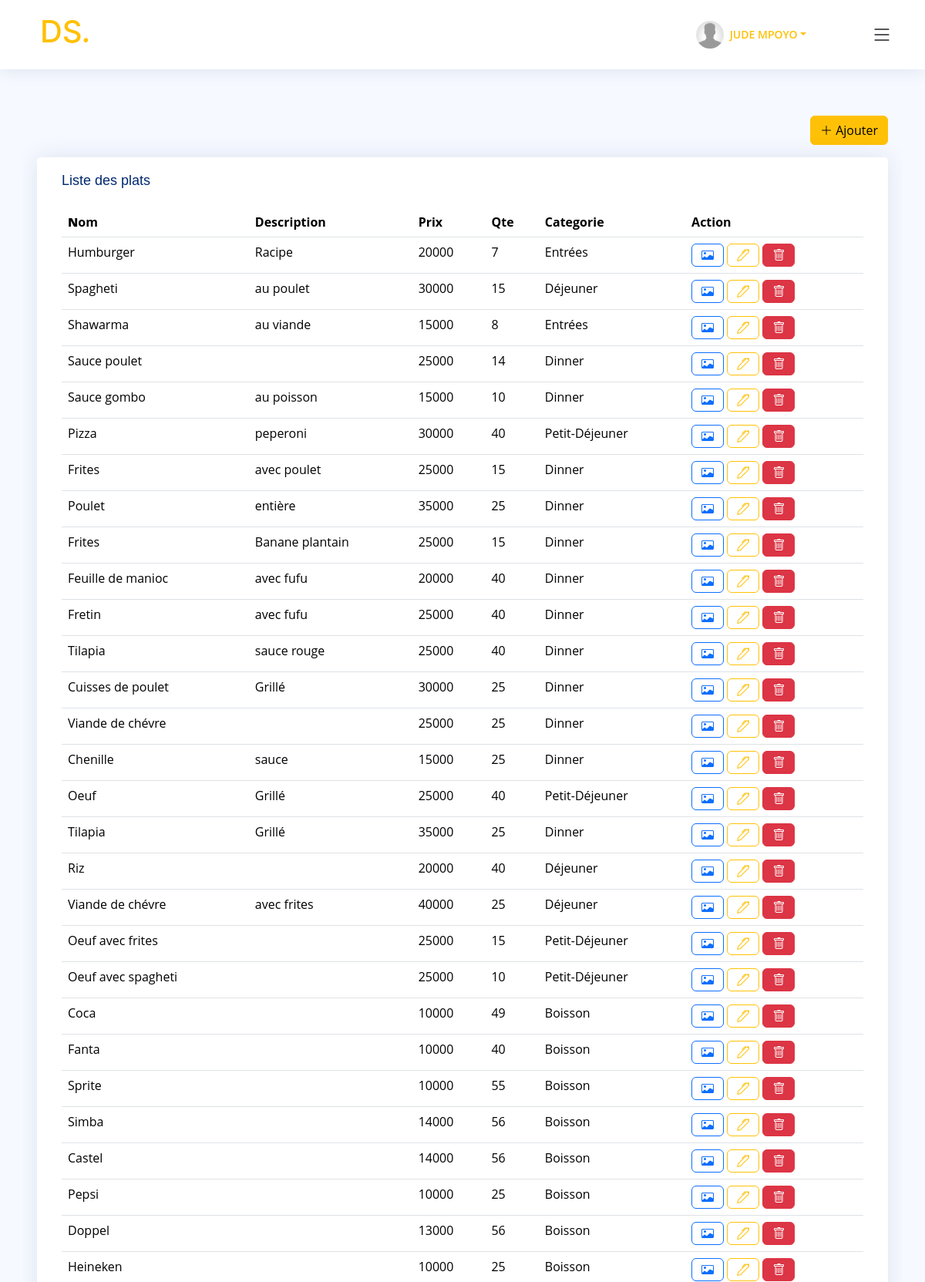
/?page=admin&souspage=plats (signed in, upper part), run on the app's committed database.
### tables this page shows
CREATE TABLE IF NOT EXISTS `utilisateur` (
  `id` int NOT NULL AUTO_INCREMENT,
  `nom` varchar(50) NOT NULL,
  `sexe` varchar(10) NOT NULL,
  `email` varchar(80) NOT NULL,
  `motdepasse` varchar(255) NOT NULL,
  `estAdmin` tinyint(1) NOT NULL DEFAULT '0',
  `telephone` varchar(22) NOT NULL,
  `avatar` varchar(255) NOT NULL DEFAULT 'default.gif',
  `creerLe` datetime NOT NULL DEFAULT CURRENT_TIMESTAMP,
  `modifierLe` datetime DEFAULT NULL,
  PRIMARY KEY (`id`)
);

CREATE TABLE IF NOT EXISTS `plat` (
  `idPlat` int NOT NULL AUTO_INCREMENT,
  `nom` varchar(40) NOT NULL,
  `description` varchar(255) NOT NULL,
  `prix` double(10,2) NOT NULL,
  `qte` int NOT NULL,
  `idCategorie` int NOT NULL,
  PRIMARY KEY (`idPlat`),
  KEY `idCategorie` (`idCategorie`)
);

CREATE TABLE IF NOT EXISTS `categorie` (
  `idCategorie` int NOT NULL AUTO_INCREMENT,
  `nom` varchar(30) NOT NULL,
  `description` varchar(80) NOT NULL,
  `image` varchar(255) NOT NULL,
  PRIMARY KEY (`idCategorie`)
);

### _classes/Db.php (called while the page is built, shortened)
<?php
class Db
{
    private $host = DATABASE_HOST;
    private $user = DATABASE_USER;
    private $password = DATABASE_PASSWORD;
    private $dbname = DATABASE_NAME;
    private $dbh;
    private $stmt;
    public function __construct()
    {
        $dsn = 'mysql:host=' . $this->host . ';dbname=' . $this->dbname;
        $option = [
            PDO::ATTR_PERSISTENT => true,
            PDO::ATTR_ERRMODE => PDO::ERRMODE_EXCEPTION
        ];
        try {
            $this->dbh = new PDO($dsn, $this->user, $this->password, $option);
        } catch (PDOException $e) {
            $this->error = $e->getMessage();
            echo $this->error;
        }
    }
    public function query($sql)
    {
        $this->stmt = $this->dbh->prepare($sql);
    }
    public function bind($param, $value, $type = null)
    {
        if (is_null($type)) {
            switch (true) {
                case is_int($value):
                    $type = PDO::PARAM_INT;
                    break;
            }
        }
        $this->stmt->bindValue($param, $value, $type);
    }
    public function execute()
    {
        return $this->stmt->execute();
    }
    public function resultSet()
    {
        $this->execute();
        return $this->stmt->fetchAll(PDO::FETCH_OBJ);
    }
    public function single()
    {
        $this->execute();
        return $this->stmt->fetch(PDO::FETCH_OBJ);
    }
    public function rowCount()
    {
        return $this->stmt->rowCount();
    }
}

### models/admin_model.php (called while the page is built, shortened)
<?php
$init = new User();
$initCategorie = new Categorie();
$initPlat = new Plat();

### _classes/User.php (called while the page is built, shortened)
<?php
class User
{
    private $userModel;
    public function __construct()
    {
        $this->userModel = new UserModel();
    }
    public function donneesUtilisateur()
    {
        if (isset($_SESSION["id"])) {
            return $this->userModel->obtenirDonneesUtilisateurParId($_SESSION["id"]);
        }
    }
}

### _classes/UserModel.php (called while the page is built, shortened)
<?php
class UserModel
{
    protected $db;
    public function __construct()
    {
        $this->db = new Db();
    }
    public function tousLesUtilisateurs()
    {
        $this->db->query('SELECT * FROM utilisateur');
        $row = $this->db->resultSet();
        if ($this->db->rowCount() > 0) {
            return $row;
        } else {
            return false;
        }
    }
    public function obtenirDonneesUtilisateurParId($id)
    {
        $this->db->query('SELECT * FROM utilisateur WHERE id =:id');
        $this->db->bind(':id', $id);
        $row = $this->db->single();
        if ($this->db->rowCount() > 0) {
            return $row;
        } else {
            return false;
        }
    }
}

### _classes/Plat.php (called while the page is built, shortened)
<?php
class Plat
{
    private $PlatModel;
    public function __construct()
    {
        $this->PlatModel = new PlatModel();
    }
    public function afficherToutesPlat()
    {
        return $this->PlatModel->afficherToutesPlat();
    }
}

### _classes/PlatModel.php (called while the page is built, shortened)
<?php
class PlatModel
{
    protected $db;
    public function __construct()
    {
        $this->db = new Db();
    }
    public function afficherToutesPlat()
    {
        $this->db->query('SELECT * FROM plat');
        $row = $this->db->resultSet();
        if ($this->db->rowCount() > 0) {
            return $row;
        } else {
            return false;
        }
    }
}

### controllers/admin_controller.php (called while the page is built, shortened)
<?php
$tousLesPlats = $initPlat->afficherToutesPlat();

### _classes/Categorie.php (called while the page is built, shortened)
<?php
class Categorie
{
    private $CategorieModel;
    public function __construct()
    {
        $this->CategorieModel = new CategorieModel();
    }
    public function afficherCategorie($id)
    {
        return $this->CategorieModel->afficherCategorie($id);
    }
}

### _classes/CategorieModel.php (called while the page is built, shortened)
<?php
class CategorieModel
{
    protected $db;
    public function __construct()
    {
        $this->db = new Db();
    }
    public function afficherCategorie($id)
    {
        $this->db->query('SELECT * FROM categorie WHERE idCategorie=:id');
        $this->db->bind(":id", $id);
        $row = $this->db->single();
        if ($this->db->rowCount() > 0) {
            return $row;
        } else {
            return false;
        }
    }
    public function afficherToutesCategorie()
    {
        $this->db->query('SELECT * FROM categorie');
        $row = $this->db->resultSet();
        if ($this->db->rowCount() > 0) {
            return $row;
        } else {
            return false;
        }
    }
}

### views/admin/plats.php (the view, shortened to what this page needs)
<div class="col-lg-12 col-12 mb-5">
    <div class="row mb-3 justify-content-end">
        <a href="?page=<?= $page ?>&souspage=plats&action=plats&sousaction=add" class="btn btn-warning w-auto"><i class="bi bi-plus-lg"></i> Ajouter</a>
    </div>
    <div class="row">
        <div class="card">
            <div class="card-body">
                <h5 class="card-title">Liste des plats</h5>
                <div class="table-responsive p-0">
                    <table class="table display" id="tableplat">
                        <thead>
                            <tr>
                                <th>
                                    <b>N</b>om
                                </th>
                                <th>Description</th>
                                <th>Prix</th>
                                <th>Qte</th>
                                <th>Categorie</th>
                                <th class="action">Action</th>
                            </tr>
                        </thead>
                        <tbody>
                            <?php foreach ($tousLesPlats  as $plat) : ?>
                                <tr>
                                    <td><?= $plat->nom ?></td>
                                    <td><?= $plat->description ?></td>
                                    <td><?= $plat->prix ?></td>
                                    <td><?= $plat->qte ?></td>
                                    <td>
                                        <?php
                                        $categorie = $initCategorie->afficherCategorie($plat->idCategorie);
                                        if (!empty($categorie)) echo $categorie->nom;
                                        else echo $plat->idCategorie;
                                        ?>
                                    </td>
                                    <td>
                                        <a href="?page=<?= $page ?>&souspage=plats&action=imagePlat&idPlat=<?= $plat->idPlat ?>" class="btn btn-outline-primary"><i class="bi bi-card-image"></i> </a>
                                        <a href="?page=<?= $page ?>&souspage=plats&action=plats&idPlat=<?= $plat->idPlat ?>&sousaction=edit" class="btn btn-outline-warning"><i class="bi bi-pen"></i> </a>
                                        <a href="?page=<?= $page ?>&souspage=plats&action=plats&idPlat=<?= $plat->idPlat ?>&sousaction=delete" class="btn btn-danger"><i class="bi bi-trash"></i> </a>
                                    </td>
                                </tr>
                            <?php endforeach ?>
                        </tbody>
                    </table>
                </div>
            </div>
        </div>
    </div>
</div>

### views/includes/header.php (shortened to what this page needs)
<body>
  <header id="header" class="header fixed-top d-flex align-items-center">
    <div class="container d-flex align-items-center justify-content-between">
      <a class="<?= $page == '' ? 'active' : '' ?>" href="?page=home" class="logo d-flex align-items-center me-auto me-lg-0">
        <h1 class="text-warning">DS<i>.</i></h1>
      </a>
      <?php if (isset($_SESSION['estAdmin']) && $_SESSION['estAdmin']) :  ?>
        <nav class="header-nav ms-auto ml-3">
          <ul class="d-flex align-items-center">
            <li class="nav-item dropdown pe-3 m-5">
              <?php if (isset($_SESSION['id']))
                $utilisateurCourant = $init->donneesUtilisateur();
              ?>
              <a class="nav-link nav-profile d-flex align-items-center pe-0" href="#" data-bs-toggle="dropdown">
                <img src="./assets/images/upload/profiles/<?= $utilisateurCourant->avatar ?>" alt="Profile" class="rounded-circle">
                <span class="d-none d-md-block dropdown-toggle ps-2"><?php if (!empty($_SESSION['nom'])) echo $_SESSION['nom'];
                                                                      else "Divin" ?></span>
              </a>
            </li>
          </ul>
        </nav>
        <i class="mobile-nav-toggle mobile-nav-show bi bi-list"></i>
      <?php endif ?>
    </div>
  </header>
  <main>

### assets/css/taaza.css (style rules this page uses)
:root { --red-orange-crayola: hsl(0, 100%, 66%); --space-cadet: hsl(249, 37%, 19%); --pistachio: hsl(88, 50%, 60%); --cultured: hsl(220, 13%, 95%); --saffron: hsl(45, 91%, 58%); --rhythm: hsl(240, 9%, 51%); --white: hsl(0, 0%, 100%); --fs-1: 46px; --fs-2: 28px; --fs-3: 18px; --fs-4: 15px; --fs-5: 14px; --px: 30px; --py: 60px; --default-transition: 0.75s ease; }
*, *::before, *::after { margin: 0; padding: 0; box-sizing: border-box; outline-offset: 5px; }
li { list-style: none; }
a { font: inherit; text-decoration: none; }
img, svg, ion-icon, span, button { display: block; }
html { font-family: "Rubik", sans-serif; scroll-behavior: smooth; }

### assets/css/media_query.css (style rules this page uses)
@media (min-width: 450px) { :root { --fs-1: 54px; --fs-2: 36px; --fs-3: 20px; } }
@media (min-width: 570px) { :root { --mw: 550px; } }
@media (min-width: 768px) { :root { --fs-1: 72px; --fs-2: 40px; --fs-3: 22px; --mw: 720px; } }
@media (min-width: 1024px) { :root { --py: 100px; --mw: 950px; } }
@media (min-width: 1200px) { :root { --mw: 1150px; } }

### assets/css/style.css (style rules this page uses)
:root { scroll-behavior: smooth; }
body { font-family: "Open Sans", sans-serif; background: #f6f9ff; color: #444444; }
a { color: #4154f1; text-decoration: none; }
h1, h2, h3, h4, h5, h6 { font-family: "Nunito", sans-serif; }
.card { margin-bottom: 30px; border: none; border-radius: 5px; box-shadow: 0px 0 30px rgba(1, 41, 112, 0.1); }
.card-title { padding: 20px 0 15px 0; font-size: 18px; font-weight: 500; color: #012970; font-family: "Poppins", sans-serif; }
.card-body { padding: 0 20px 20px 20px; }
.header { transition: all 0.5s; z-index: 997; height: 60px; box-shadow: 0px 2px 20px rgba(1, 41, 112, 0.1); background-color: #fff; padding-left: 20px; }
.header-nav ul { list-style: none; }
.header-nav>ul { margin: 0; padding: 0; }
.header-nav .nav-profile { color: #ffc107; }
.header-nav .nav-profile img { max-height: 36px; }
.header-nav .nav-profile span { font-size: 14px; font-weight: 600; }

### assets/css/main.css (style rules this page uses)
:root { --font-default: "Open Sans", system-ui, -apple-system, "Segoe UI", Roboto, "Helvetica Neue", Arial, "Noto Sans", "Liberation Sans", sans-serif, "Apple Color Emoji", "Segoe UI Emoji", "Segoe UI Symbol", "Noto Color Emoji"; --font-primary: "Amatic SC", sans-serif; --font-secondary: "Inter", sans-serif; }
:root { --color-default: #212529; --color-primary: #ffca2c; --color-secondary: #37373f; }
:root { scroll-behavior: smooth; }
body { font-family: var(--font-default); color: var(--color-default); }
a { color: var(--color-primary); text-decoration: none; }
h1, h2, h3, h4, h5, h6 { font-family: var(--font-secondary); }
.header { background: #fff; transition: all 0.5s; z-index: 997; height: 90px; border-bottom: 1px solid #fff; }
@media (max-width: 1279px) { .mobile-nav-show { color: var(--color-secondary); font-size: 28px; cursor: pointer; line-height: 0; transition: 0.5s; z-index: 9999; margin: 0 10px 0 20px; } }

### data on the page
utilisateur: avatar (placeholder picture)
plat: nom "Humburger", description "Racipe", prix "20000", qte "7", idCategorie.nom "Entrées"
plat: nom "Spagheti", description "au poulet", prix "30000", qte "15", idCategorie.nom "Déjeuner"
plat: nom "Shawarma", description "au viande", prix "15000", qte "8", idCategorie.nom "Entrées"
plat: nom "Sauce poulet", prix "25000", qte "14", idCategorie.nom "Dinner"
plat: nom "Sauce gombo", description "au poisson", prix "15000", qte "10", idCategorie.nom "Dinner"
plat: nom "Pizza", description "peperoni", prix "30000", qte "40", idCategorie.nom "Petit-Déjeuner"
plat: nom "Frites", description "avec poulet", prix "25000", qte "15", idCategorie.nom "Dinner"
plat: nom "Poulet", description "entière", prix "35000", qte "25", idCategorie.nom "Dinner"
plat: nom "Frites", description "Banane plantain", prix "25000", qte "15", idCategorie.nom "Dinner"
plat: nom "Feuille de manioc", description "avec fufu", prix "20000", qte "40", idCategorie.nom "Dinner"
plat: nom "Fretin", description "avec fufu", prix "25000", qte "40", idCategorie.nom "Dinner"
plat: nom "Tilapia", description "sauce rouge", prix "25000", qte "40", idCategorie.nom "Dinner"
plat: nom "Cuisses de poulet", description "Grillé", prix "30000", qte "25", idCategorie.nom "Dinner"
plat: nom "Viande de chévre", prix "25000", qte "25", idCategorie.nom "Dinner"
plat: nom "Chenille", description "sauce", prix "15000", qte "25", idCategorie.nom "Dinner"
plat: nom "Oeuf", description "Grillé", prix "25000", qte "40", idCategorie.nom "Petit-Déjeuner"
plat: nom "Tilapia", description "Grillé", prix "35000", qte "25", idCategorie.nom "Dinner"
plat: nom "Riz", prix "20000", qte "40", idCategorie.nom "Déjeuner"
plat: nom "Viande de chévre", description "avec frites", prix "40000", qte "25", idCategorie.nom "Déjeuner"
plat: nom "Oeuf avec frites", prix "25000", qte "15", idCategorie.nom "Petit-Déjeuner"
plat: nom "Oeuf avec spagheti", prix "25000", qte "10", idCategorie.nom "Petit-Déjeuner"
plat: nom "Coca", prix "10000", qte "49", idCategorie.nom "Boisson"
plat: nom "Fanta", prix "10000", qte "40", idCategorie.nom "Boisson"
plat: nom "Sprite", prix "10000", qte "55", idCategorie.nom "Boisson"
plat: nom "Simba", prix "14000", qte "56", idCategorie.nom "Boisson"
plat: nom "Castel", prix "14000", qte "56", idCategorie.nom "Boisson"
plat: nom "Pepsi", prix "10000", qte "25", idCategorie.nom "Boisson"
plat: nom "Doppel", prix "13000", qte "56", idCategorie.nom "Boisson"
plat: nom "Heineken", prix "10000", qte "25", idCategorie.nom "Boisson"

### other printed values
$_SESSION['nom'] "JUDE MPOYO"
